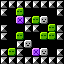

Rendered tile map (Tiled .tmx) drawn with the repository's tilesets; below, a short description and the full map source, tile grids included:
An orthogonal 8x8 tile map with 8x8 px tiles, 1 tile layer (base).

<map version="1.5" tiledversion="1.7.0" orientation="orthogonal" renderorder="right-down" width="8" height="8" tilewidth="8" tileheight="8" infinite="0" nextlayerid="2" nextobjectid="1">
 <tileset firstgid="1" source="../../dev/editor_tiles.tsx" />
 <layer id="1" name="base" width="8" height="8">
  <data encoding="csv">
1,1,1,1,1,1,1,1,
1,0,3,0,0,0,0,1,
0,0,4,1,3,2,0,0,
1,0,0,1,1,0,3,1,
1,0,3,0,0,3,3,1,
0,0,1,2,0,0,0,0,
1,3,1,0,4,2,0,1,
1,1,1,1,1,1,1,1
</data>
 </layer>
</map>
